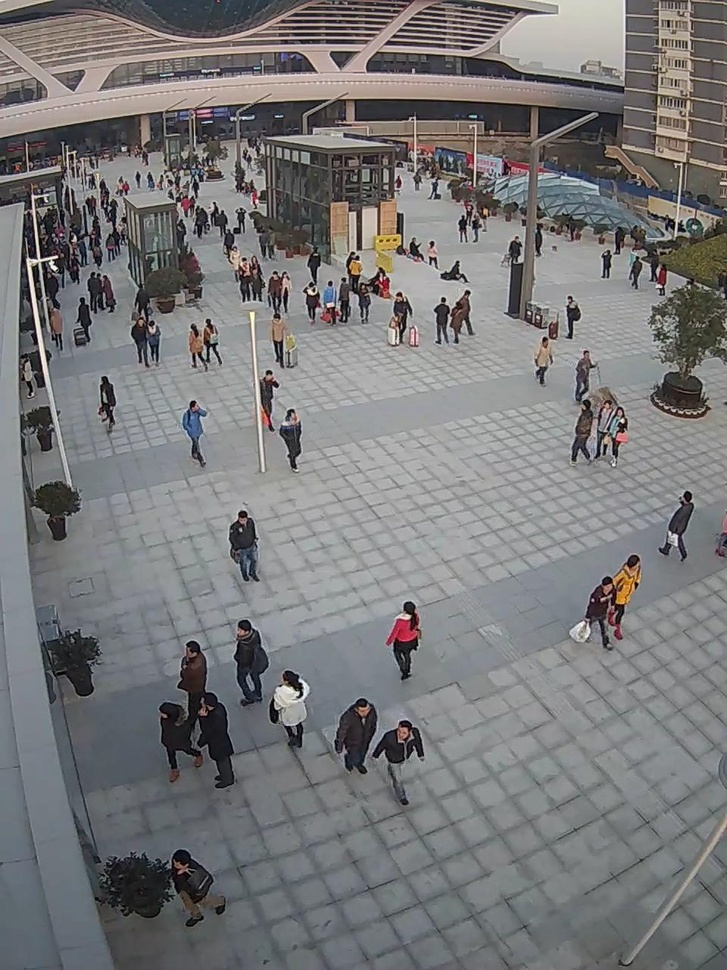
#> input picture in000001.jpg, 727 x 970 px, shrunk from 960 x 1280 before the run
$ python Morphological_processing.py
#> lines starting #> are read from the running program, lines starting #| are printed output that depends on the picture; after the words box and inside, x2 and y2 are one past the last pixel; in counts of white or black regions, pixels touching at a corner belong together
#> further down, img is the input picture: shape (970, 727, 3); mean B, G, R 121.4, 120.4, 120.9
import cv2 as cv
import numpy as np
# [46 lines left out: functions dilate, erode, open, close, top_gray_hat, top_hat, not called in this run]
def water():
    blurred = cv.pyrMeanShiftFiltering(img,10,100)
    gray = cv.cvtColor(blurred, cv.COLOR_BGR2GRAY)
    ret, binary = cv.threshold(gray, 0, 255, cv.THRESH_BINARY | cv.THRESH_OTSU)
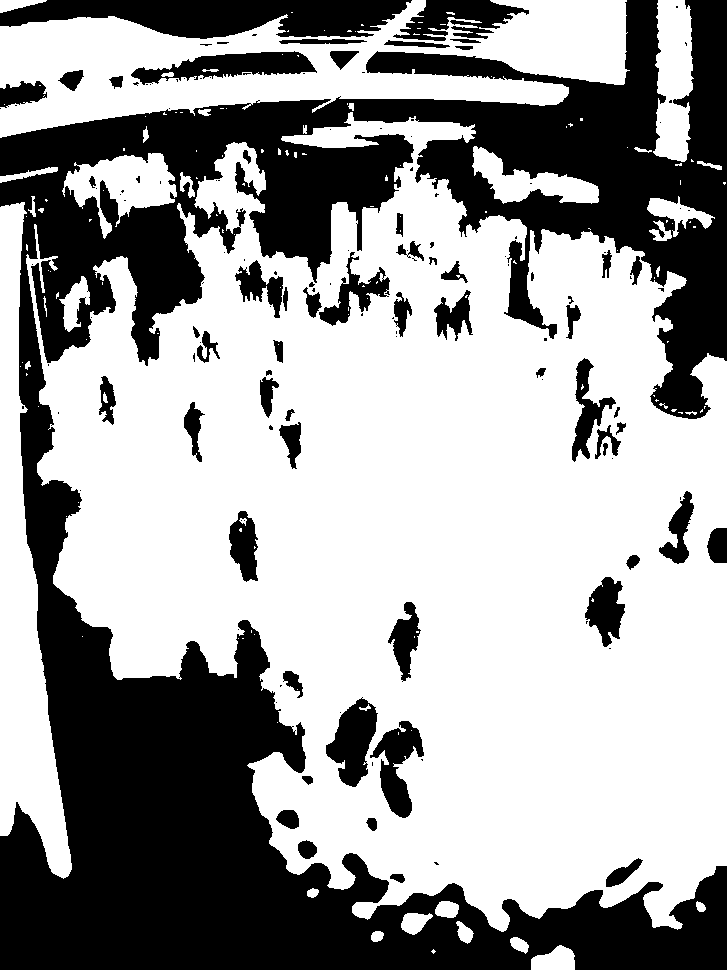
#> binary: shape (970, 727); 62.1% white; 142 black regions (81 under 20 px), largest, box (x1, y1, x2, y2) and area: (0, 0, 727, 970) 224007, (0, 0, 412, 39) 11056, (131, 51, 317, 85) 3122
#> ret = 113
    cv.imshow("dst", binary)
    kernel = cv.getStructuringElement(cv.MORPH_RECT, (3, 3))
    mb = cv.morphologyEx(binary, cv.MORPH_OPEN, kernel,iterations=2)
#> mb: shape (970, 727); 61% white; 62 black regions (20 under 20 px), largest, box (x1, y1, x2, y2) and area: (0, 0, 727, 970) 230926, (0, 0, 412, 44) 11842, (326, 697, 424, 818) 5302
    bg = cv.dilate(mb,kernel)
#> bg: shape (970, 727); 63.7% white; 53 black regions (7 under 20 px), largest, box (x1, y1, x2, y2) and area: (0, 0, 727, 970) 217256, (0, 0, 410, 43) 11241, (387, 0, 528, 49) 3826
    cv.imshow("dst", bg)
    #distance_transform
    dist =cv.distanceTransform(mb,cv.DIST_L2,3)
    dist_output =  cv.normalize(dist,0,1.0,cv.NORM_MINMAX)
    cv.imshow("distance",dist_output)
    ret,surface = cv.threshold(dist,dist.max()*0.6,255,cv.THRESH_BINARY)
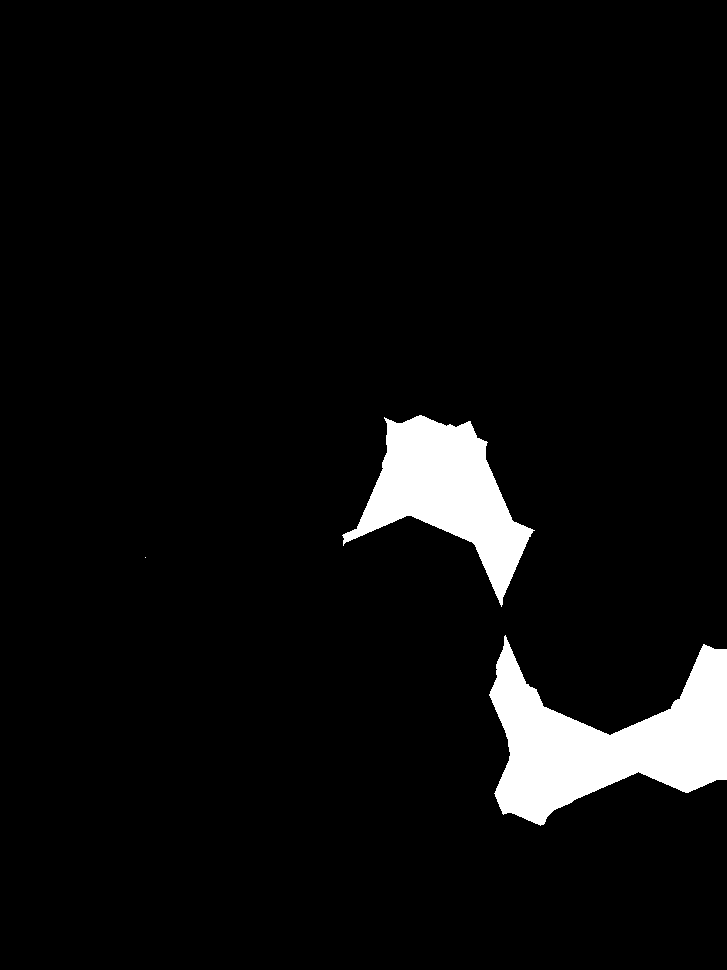
#> surface: shape (970, 727) float32; 5.3% white; 3 white regions (1 under 20 px), largest, box (x1, y1, x2, y2) and area: (489, 635, 727, 826) 22077, (342, 415, 535, 607) 15227
#> ret = 82.19
    cv.imshow("surface",surface)
    surface_fg = np.uint8(surface)
    unknow = cv.subtract(bg,surface_fg)
#> unknow: shape (970, 727); 58.4% white; 56 black regions (8 under 20 px), largest, box (x1, y1, x2, y2) and area: (0, 0, 727, 970) 217256, (489, 635, 727, 826) 22077, (342, 415, 535, 607) 15227
    ret,markers = cv.connectedComponents(surface_fg)
#> markers: shape (970, 727) int32; 4 distinct labels, from 0 to 3
#> ret = 4
    print(ret)
#| 4

    #wateredtransfrom
    markers = markers+1
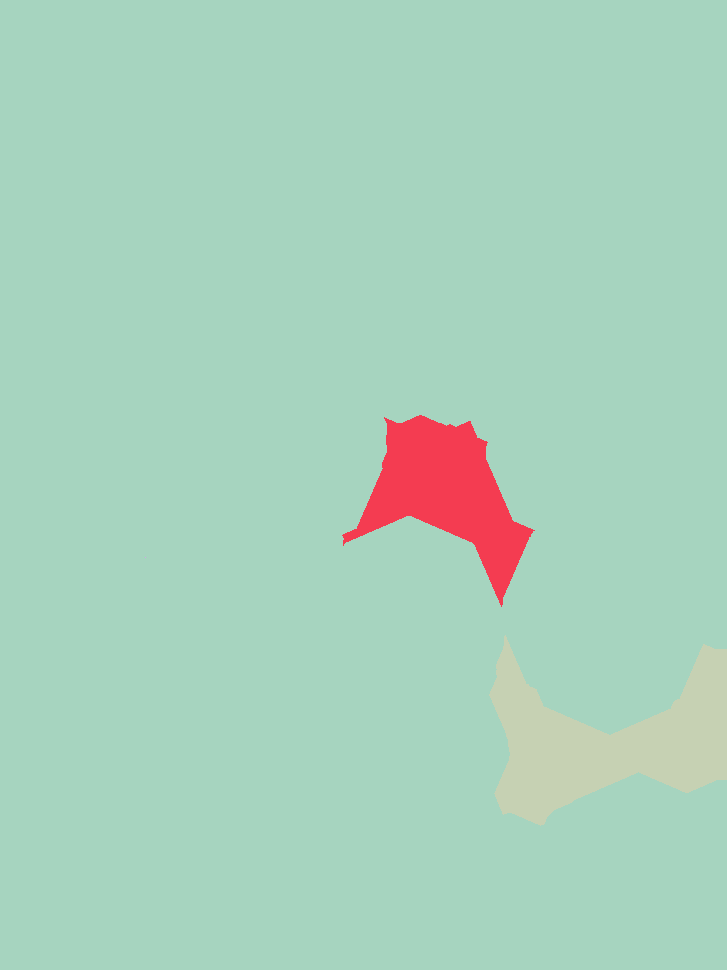
#> markers: shape (970, 727) int32; 4 distinct labels, from 1 to 4; one colour per label, 0 black
    markers[unknow==255]=0
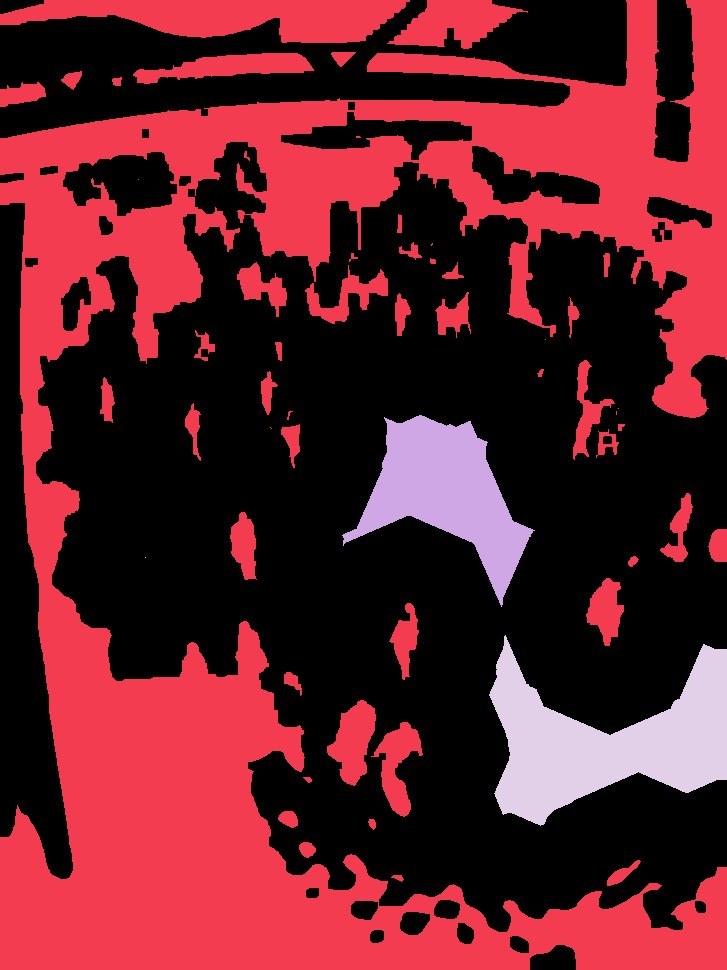
#> markers: shape (970, 727) int32; 5 distinct labels, from 0 to 4; one colour per label, 0 black
    markers = cv.watershed(img,markers=markers)
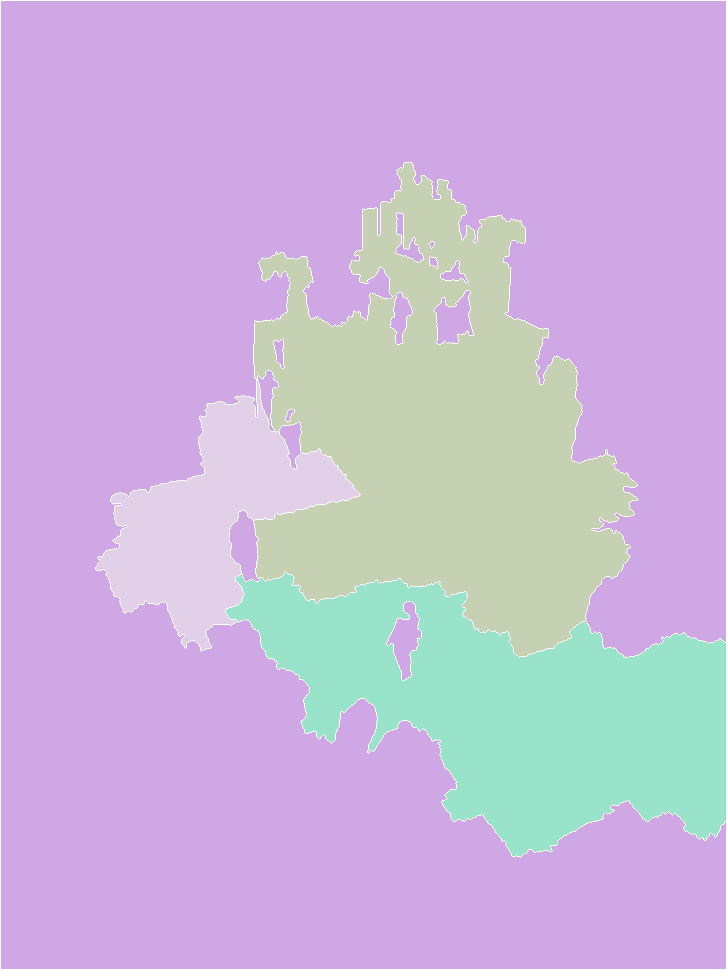
#> markers: shape (970, 727) int32; 5 distinct labels, from -1 to 4; one colour per label, 0 black, -1 white
    img[markers==-1]=[0,0,255]
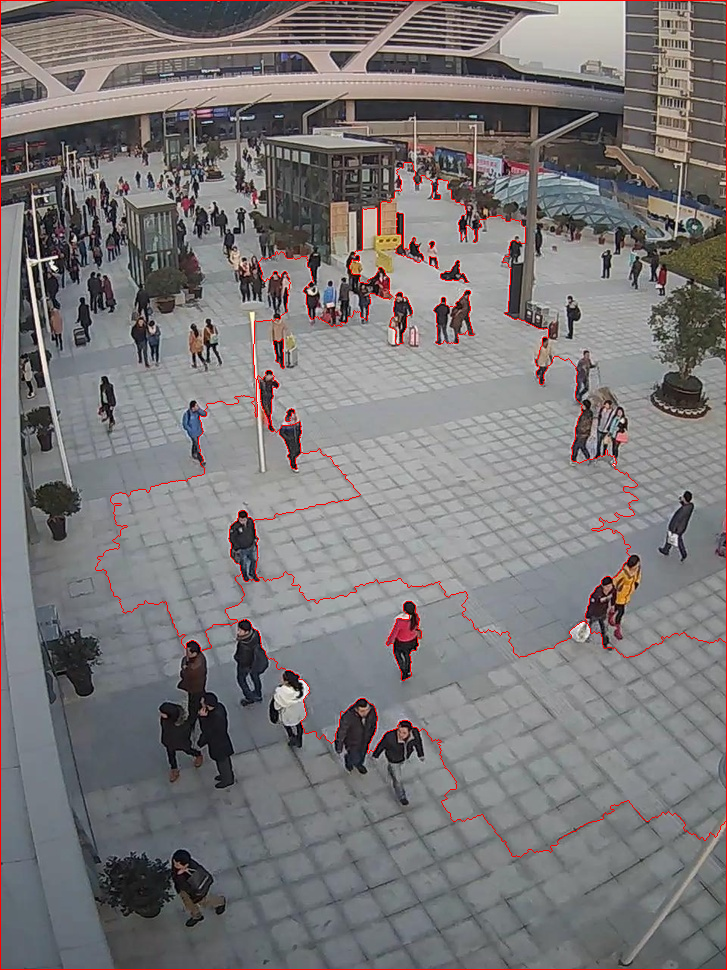
#> img: shape (970, 727, 3); 1.24% of pixels changed, all inside (x1, y1, x2, y2) = (0, 0, 727, 970)
    cv.imshow("result",img)
img = cv.imread("in000001.jpg")
# erode(img)
# dilate(img)
kernel = cv.getStructuringElement(cv.MORPH_RECT,(3,3))
# [6 lines of commented-out code are left out]
water()
cv.waitKey()
